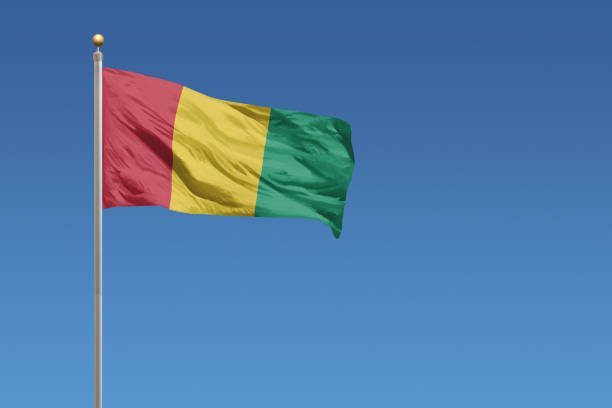
#> input picture Practice 1/images/banderaGuinea.jpg, 612 x 408 px
$ python ej_1.py
#> lines starting #> are read from the running program, lines starting #| are printed output that depends on the picture
"""
Busca en internet la imagen de una bandera en la que aparezcan, al menos, tres colores distintos sobre un cielo
mayormente azul y descárgala.

Antes de programar nada, describe el contenido que esperarías encontrar en cada uno de los canales de color R, G, B
de dicha imagen si se visualizase cada canal por separado.

Escribe un programa que visualice la imagen en color y cada canal por separado. Comprueba si el contenido de cada canal
coincide o no con el que habías previsto inicialmente.
"""

import skimage as ski
import matplotlib.pyplot as plt

imagen_en_color = ski.io.imread("images/banderaGuinea.jpg")
#> imagen_en_color is the input picture: shape (408, 612, 3); mean R, G, B 81, 123.4, 167.8

plano_rojo = imagen_en_color[:, :, 0]
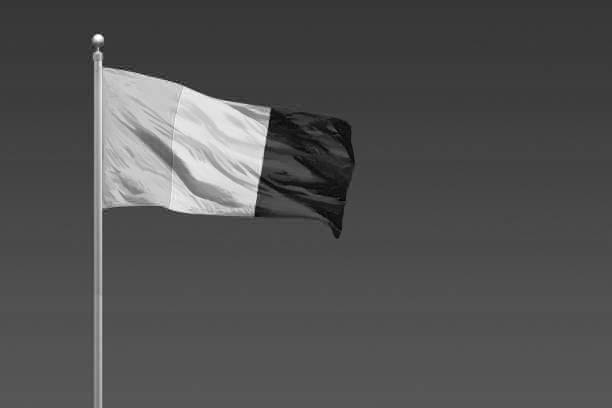
#> plano_rojo: shape (408, 612); min 1, max 255, mean 81
plano_verde = imagen_en_color[:, :, 1]
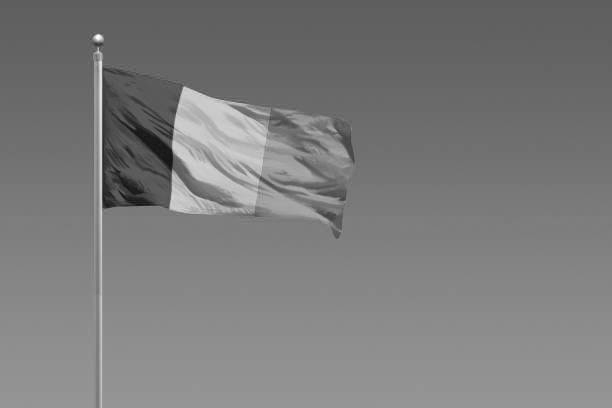
#> plano_verde: shape (408, 612); min 17, max 255, mean 123.4
plano_azul = imagen_en_color[:, :, 2]
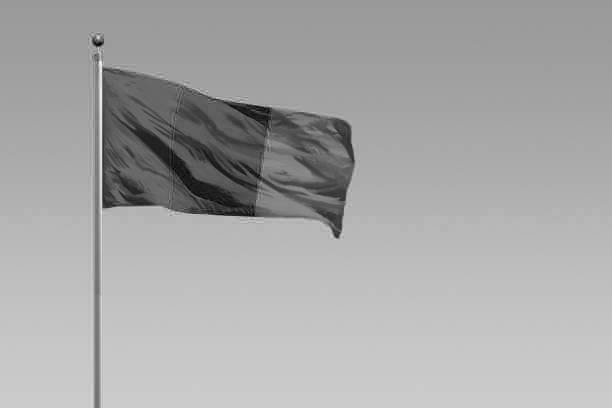
#> plano_azul: shape (408, 612); min 2, max 247, mean 167.8

fig, axs = plt.subplots(2, 3, layout="constrained")
axs[0, 1].imshow(imagen_en_color)
axs[1, 0].imshow(plano_rojo, cmap=plt.cm.gray)
axs[1, 1].imshow(plano_verde, cmap=plt.cm.gray)
axs[1, 2].imshow(plano_azul, cmap=plt.cm.gray)

for ax in axs.ravel():
    ax.set_axis_off()
plt.show()
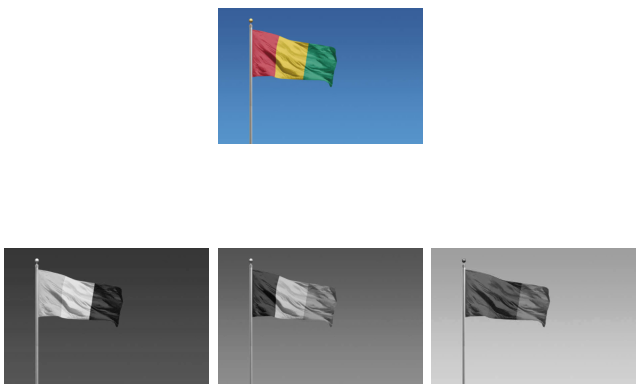
#> figure drawn by matplotlib, 4 panels

"""
Canal Rojo (R): Los elementos de la bandera que contienen rojo serán más notorios. Es probable que el resto de la
bandera aparezca más oscura o incluso negra, ya que no contiene mucha información en el canal rojo.

Canal Verde (G): Los elementos que contienen verde serán más evidentes, como la franja verde. Los detalles en rojo,
amarillo y azul tenderán a aparecer más oscuros, ya que estos tonos no están representados en el canal.

Canal Azul (B): El fondo azul será la característica más destacada, mientras que el resto de elementos tenderán a
aparecer más oscuros o casi negros.


Resultados ->
    Canal Rojo (R): Esperaba que el elemento rojo de la bandera fuese el más visible, y aunque es muy visible, el color
    amarillo destaca más.

    Canal Verde (G): En este caso, pasa igual que en el rojo, el amarillo destaca aun más que el verde.

    Canal Azul (B): Tal y como habíamos predicho el azul destaca más.
"""
